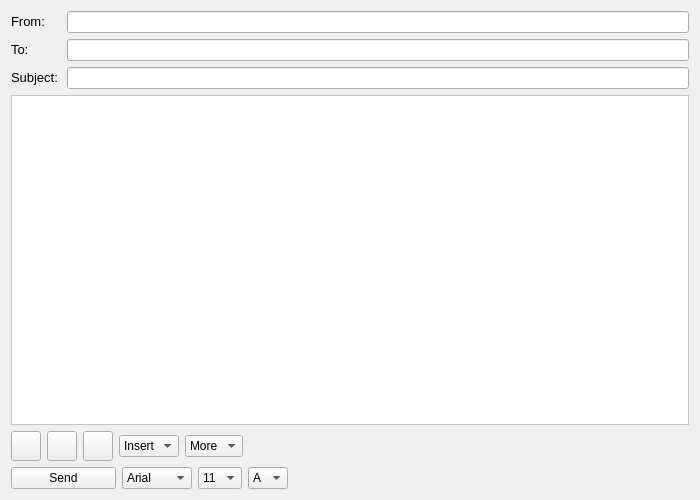
<?xml version="1.0" encoding="UTF-8"?>
<ui version="4.0">
 <class>contacts2</class>
 <widget class="QWidget" name="contacts2">
  <property name="geometry">
   <rect>
    <x>0</x>
    <y>0</y>
    <width>700</width>
    <height>500</height>
   </rect>
  </property>
  <property name="windowTitle">
   <string>Form</string>
  </property>
  <layout class="QGridLayout" name="gridLayout_2">
   <item row="0" column="0">
    <layout class="QGridLayout" name="gridLayout">
     <item row="6" column="0">
      <layout class="QHBoxLayout" name="horizontalLayout_33">
       <item>
        <widget class="QTextEdit" name="email_txt">
         <property name="styleSheet">
          <string notr="true">background-color: rgb(255, 255, 255);
color: rgb(0, 0, 0);</string>
         </property>
         <property name="html">
          <string>&lt;!DOCTYPE HTML PUBLIC &quot;-//W3C//DTD HTML 4.0//EN&quot; &quot;http://www.w3.org/TR/REC-html40/strict.dtd&quot;&gt;
&lt;html&gt;&lt;head&gt;&lt;meta name=&quot;qrichtext&quot; content=&quot;1&quot; /&gt;&lt;meta charset=&quot;utf-8&quot; /&gt;&lt;style type=&quot;text/css&quot;&gt;
p, li { white-space: pre-wrap; }
hr { height: 1px; border-width: 0; }
li.unchecked::marker { content: &quot;\2610&quot;; }
li.checked::marker { content: &quot;\2612&quot;; }
&lt;/style&gt;&lt;/head&gt;&lt;body style=&quot; font-family:'Segoe UI'; font-size:9pt; font-weight:400; font-style:normal;&quot;&gt;
&lt;p style=&quot;-qt-paragraph-type:empty; margin-top:12px; margin-bottom:12px; margin-left:0px; margin-right:0px; -qt-block-indent:0; text-indent:0px;&quot;&gt;&lt;br /&gt;&lt;/p&gt;&lt;/body&gt;&lt;/html&gt;</string>
         </property>
        </widget>
       </item>
      </layout>
     </item>
     <item row="1" column="0">
      <layout class="QHBoxLayout" name="horizontalLayout_23">
       <item>
        <widget class="QLabel" name="to_label_4">
         <property name="sizePolicy">
          <sizepolicy hsizetype="Expanding" vsizetype="Fixed">
           <horstretch>0</horstretch>
           <verstretch>0</verstretch>
          </sizepolicy>
         </property>
         <property name="maximumSize">
          <size>
           <width>50</width>
           <height>16777215</height>
          </size>
         </property>
         <property name="font">
          <font>
           <pointsize>10</pointsize>
          </font>
         </property>
         <property name="styleSheet">
          <string notr="true">color: rgb(0, 0, 0);</string>
         </property>
         <property name="text">
          <string>To:</string>
         </property>
        </widget>
       </item>
       <item>
        <widget class="QLineEdit" name="to_line"/>
       </item>
      </layout>
     </item>
     <item row="7" column="0">
      <layout class="QHBoxLayout" name="horizontalLayout">
       <item>
        <widget class="QPushButton" name="bold_btn">
         <property name="sizePolicy">
          <sizepolicy hsizetype="Expanding" vsizetype="Fixed">
           <horstretch>0</horstretch>
           <verstretch>0</verstretch>
          </sizepolicy>
         </property>
         <property name="maximumSize">
          <size>
           <width>30</width>
           <height>30</height>
          </size>
         </property>
         <property name="font">
          <font>
           <pointsize>16</pointsize>
           <bold>true</bold>
          </font>
         </property>
         <property name="styleSheet">
          <string notr="true">
color: rgb(0, 0, 0);</string>
         </property>
         <property name="text">
          <string/>
         </property>
         <property name="icon">
          <iconset resource="../qrc/icons.qrc">
           <normaloff>:/Resources/bold.svg</normaloff>:/Resources/bold.svg</iconset>
         </property>
        </widget>
       </item>
       <item>
        <widget class="QPushButton" name="italic_btn">
         <property name="sizePolicy">
          <sizepolicy hsizetype="Expanding" vsizetype="Fixed">
           <horstretch>0</horstretch>
           <verstretch>0</verstretch>
          </sizepolicy>
         </property>
         <property name="maximumSize">
          <size>
           <width>30</width>
           <height>30</height>
          </size>
         </property>
         <property name="font">
          <font>
           <family>Arial</family>
           <pointsize>16</pointsize>
           <italic>true</italic>
           <bold>false</bold>
          </font>
         </property>
         <property name="styleSheet">
          <string notr="true">

color: rgb(0, 0, 0);</string>
         </property>
         <property name="text">
          <string/>
         </property>
         <property name="icon">
          <iconset resource="../qrc/icons.qrc">
           <normaloff>:/Resources/italic.svg</normaloff>:/Resources/italic.svg</iconset>
         </property>
        </widget>
       </item>
       <item>
        <widget class="QPushButton" name="underline_btn">
         <property name="sizePolicy">
          <sizepolicy hsizetype="Expanding" vsizetype="Fixed">
           <horstretch>0</horstretch>
           <verstretch>0</verstretch>
          </sizepolicy>
         </property>
         <property name="maximumSize">
          <size>
           <width>30</width>
           <height>30</height>
          </size>
         </property>
         <property name="font">
          <font>
           <pointsize>16</pointsize>
           <bold>false</bold>
           <underline>true</underline>
          </font>
         </property>
         <property name="styleSheet">
          <string notr="true">

color: rgb(0, 0, 0);</string>
         </property>
         <property name="text">
          <string/>
         </property>
         <property name="icon">
          <iconset resource="../qrc/icons.qrc">
           <normaloff>:/Resources/underline.svg</normaloff>:/Resources/underline.svg</iconset>
         </property>
        </widget>
       </item>
       <item>
        <layout class="QHBoxLayout" name="horizontalLayout_2">
         <item>
          <widget class="QComboBox" name="insert_combo">
           <property name="sizePolicy">
            <sizepolicy hsizetype="Preferred" vsizetype="Fixed">
             <horstretch>0</horstretch>
             <verstretch>0</verstretch>
            </sizepolicy>
           </property>
           <item>
            <property name="text">
             <string>Insert</string>
            </property>
           </item>
          </widget>
         </item>
         <item>
          <widget class="QComboBox" name="comboBox">
           <item>
            <property name="text">
             <string>More</string>
            </property>
           </item>
          </widget>
         </item>
         <item>
          <spacer name="horizontalSpacer">
           <property name="orientation">
            <enum>Qt::Orientation::Horizontal</enum>
           </property>
           <property name="sizeHint" stdset="0">
            <size>
             <width>40</width>
             <height>20</height>
            </size>
           </property>
          </spacer>
         </item>
        </layout>
       </item>
      </layout>
     </item>
     <item row="0" column="0">
      <layout class="QHBoxLayout" name="horizontalLayout_22">
       <item>
        <widget class="QLabel" name="from_label_4">
         <property name="sizePolicy">
          <sizepolicy hsizetype="Expanding" vsizetype="Fixed">
           <horstretch>0</horstretch>
           <verstretch>0</verstretch>
          </sizepolicy>
         </property>
         <property name="maximumSize">
          <size>
           <width>50</width>
           <height>16777215</height>
          </size>
         </property>
         <property name="font">
          <font>
           <pointsize>10</pointsize>
          </font>
         </property>
         <property name="styleSheet">
          <string notr="true">color: rgb(0, 0, 0);</string>
         </property>
         <property name="text">
          <string>From:</string>
         </property>
        </widget>
       </item>
       <item>
        <widget class="QLineEdit" name="from_line"/>
       </item>
      </layout>
     </item>
     <item row="5" column="0">
      <layout class="QHBoxLayout" name="horizontalLayout_24">
       <item>
        <widget class="QLabel" name="subject_label_4">
         <property name="sizePolicy">
          <sizepolicy hsizetype="Expanding" vsizetype="Fixed">
           <horstretch>0</horstretch>
           <verstretch>0</verstretch>
          </sizepolicy>
         </property>
         <property name="maximumSize">
          <size>
           <width>50</width>
           <height>16777215</height>
          </size>
         </property>
         <property name="font">
          <font>
           <pointsize>10</pointsize>
          </font>
         </property>
         <property name="styleSheet">
          <string notr="true">color: rgb(0, 0, 0);</string>
         </property>
         <property name="text">
          <string>Subject:</string>
         </property>
        </widget>
       </item>
       <item>
        <widget class="QLineEdit" name="subject_line"/>
       </item>
      </layout>
     </item>
     <item row="8" column="0">
      <layout class="QHBoxLayout" name="horizontalLayout_35">
       <item>
        <widget class="QPushButton" name="send_btn">
         <property name="sizePolicy">
          <sizepolicy hsizetype="Preferred" vsizetype="Fixed">
           <horstretch>0</horstretch>
           <verstretch>0</verstretch>
          </sizepolicy>
         </property>
         <property name="minimumSize">
          <size>
           <width>105</width>
           <height>0</height>
          </size>
         </property>
         <property name="maximumSize">
          <size>
           <width>16777215</width>
           <height>30</height>
          </size>
         </property>
         <property name="styleSheet">
          <string notr="true">color: rgb(0, 0, 0);
</string>
         </property>
         <property name="text">
          <string>Send</string>
         </property>
        </widget>
       </item>
       <item>
        <widget class="QComboBox" name="text_combo_4">
         <property name="sizePolicy">
          <sizepolicy hsizetype="Preferred" vsizetype="Fixed">
           <horstretch>0</horstretch>
           <verstretch>0</verstretch>
          </sizepolicy>
         </property>
         <property name="minimumSize">
          <size>
           <width>70</width>
           <height>0</height>
          </size>
         </property>
         <property name="maximumSize">
          <size>
           <width>16777215</width>
           <height>16777215</height>
          </size>
         </property>
         <property name="accessibleName">
          <string/>
         </property>
         <property name="styleSheet">
          <string notr="true">color: rgb(0, 0, 0);</string>
         </property>
         <property name="editable">
          <bool>false</bool>
         </property>
         <property name="currentText">
          <string>Arial</string>
         </property>
         <item>
          <property name="text">
           <string>Arial</string>
          </property>
         </item>
        </widget>
       </item>
       <item>
        <widget class="QComboBox" name="size_combo">
         <property name="sizePolicy">
          <sizepolicy hsizetype="Preferred" vsizetype="Fixed">
           <horstretch>0</horstretch>
           <verstretch>0</verstretch>
          </sizepolicy>
         </property>
         <property name="minimumSize">
          <size>
           <width>40</width>
           <height>0</height>
          </size>
         </property>
         <item>
          <property name="text">
           <string>11</string>
          </property>
         </item>
        </widget>
       </item>
       <item>
        <widget class="QComboBox" name="letter_combo">
         <property name="sizePolicy">
          <sizepolicy hsizetype="Preferred" vsizetype="Fixed">
           <horstretch>0</horstretch>
           <verstretch>0</verstretch>
          </sizepolicy>
         </property>
         <property name="minimumSize">
          <size>
           <width>40</width>
           <height>0</height>
          </size>
         </property>
         <property name="styleSheet">
          <string notr="true">color: rgb(0, 0, 0);</string>
         </property>
         <property name="editable">
          <bool>false</bool>
         </property>
         <property name="currentText">
          <string>A</string>
         </property>
         <item>
          <property name="text">
           <string>A</string>
          </property>
         </item>
        </widget>
       </item>
       <item>
        <spacer name="horizontalSpacer_2">
         <property name="orientation">
          <enum>Qt::Orientation::Horizontal</enum>
         </property>
         <property name="sizeHint" stdset="0">
          <size>
           <width>400</width>
           <height>20</height>
          </size>
         </property>
        </spacer>
       </item>
      </layout>
     </item>
    </layout>
   </item>
  </layout>
 </widget>
 <resources>
  <include location="../qrc/icons.qrc"/>
 </resources>
 <connections/>
</ui>
